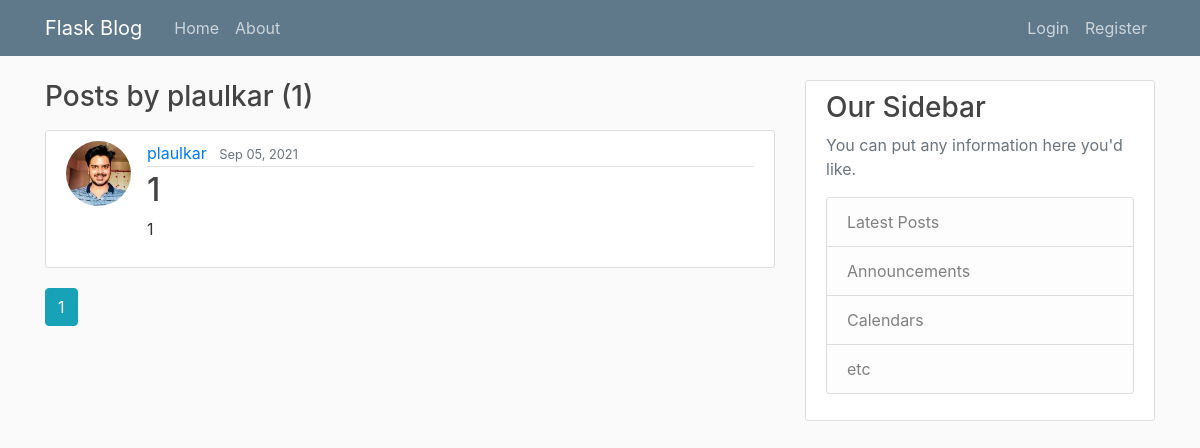
Page /user/plaulkar on the committed database.
### flaskblog/models.py (models this page shows, shortened)
class User(db.Model, UserMixin):
	id = db.Column(db.Integer, primary_key=True);
	username = db.Column(db.String(20), unique=True, nullable=False);
	email = db.Column(db.String(120), unique=True, nullable=False);
	image_file = db.Column(db.String(20), nullable=False, default='default.jpg');
	password = db.Column(db.String(60), nullable=False);
	posts = db.relationship('Post', backref='author', lazy=True);

class Post(db.Model):
	id = db.Column(db.Integer, primary_key=True);
	title = db.Column(db.String(100), nullable=False)
	date_posted = db.Column(db.DateTime, nullable=False, default=datetime.utcnow);
	content = db.Column(db.Text, nullable=False)
	user_id = db.Column(db.Integer, db.ForeignKey('user.id'), nullable=False);

### flaskblog/users/routes.py (the view)
@users.route('/user/<string:username>')
def user_posts(username):
	user = User.query.filter_by(username=username).first_or_404();
	page = request.args.get('page', 1, type=int);
	posts = Post.query.filter_by(author=user).order_by(Post.date_posted.desc()).paginate(page = page, per_page = 3)
	return render_template('user_posts.html', title=user.username, posts=posts, user=user)

### flaskblog/templates/user_posts.html
{% extends "layout.html" %}
{% block content %}
	<h3 class="mb-3">Posts by {{ user.username }} ({{ posts.total }})</h3>
	{% for post in posts.items %}
		<article class="media content-section">
		  <img class="rounded-circle article-img" src="{{ url_for('static', filename='profile_pics/' + post.author.image_file) }}">
		  <div class="media-body">
			<div class="article-metadata">
			  <a class="mr-2" href="{{ url_for('users.user_posts', username=post.author.username) }}">{{ post.author.username }}</a>
			  <small class="text-muted">{{ post.date_posted.strftime('%b %d, %Y') }}</small>
			</div>
			<h2><a class="article-title" href="{{ url_for('posts.post', post_id=post.id) }}">{{ post.title }}</a></h2>
			<p class="article-content">{{ post.content }}</p>
		  </div>
		</article>
	{% endfor %}
	{% for page_num in posts.iter_pages(left_edge=1, right_edge=1, left_current=1, right_current=2) %}
		{% if page_num %}
			{% if posts.page == page_num %}
				<a class="btn btn-info mb-4" href = "{{ url_for('users.user_posts', username=user.username, page=page_num) }}">{{ page_num }}</a>
			{% else %}
				<a class="btn btn-outline-info mb-4" href = "{{ url_for('users.user_posts', username=user.username, page=page_num) }}">{{ page_num }}</a>
			{% endif %}
		{% else %}
			...
		{% endif %}
	{% endfor %}
{% endblock content %}

### flaskblog/templates/layout.html (shortened to what this page needs)
<!DOCTYPE html>
<html>
	<head>
		<link rel="stylesheet" href="https://maxcdn.bootstrapcdn.com/bootstrap/4.0.0/css/bootstrap.min.css">
		<link href="{{ url_for('static', filename='main.css') }}" rel="stylesheet" type="text/css">
	</head>
	<body>
		<header class="site-header">
			<nav class="navbar navbar-expand-md navbar-dark bg-steel fixed-top">
				<div class="container">
				  <a class="navbar-brand mr-4" href="/">Flask Blog</a>
				  <div class="collapse navbar-collapse" id="navbarToggle">
					<div class="navbar-nav mr-auto">
					  <a class="nav-item nav-link" href="{{ url_for('main.home') }}">Home</a>
					  <a class="nav-item nav-link" href="{{ url_for('main.about') }}">About</a>
					</div>
					<div class="navbar-nav">
						{% if current_user.is_authenticated %}
							<a class="nav-item nav-link" href="{{ url_for('users.account') }}">Account</a>
							<a class="nav-item nav-link" href="{{ url_for('posts.new_post') }}">New Post</a>
							<a class="nav-item nav-link" href="{{ url_for('users.logout') }}">Logout</a>
						{% else %}
							<a class="nav-item nav-link" href="{{ url_for('users.login') }}">Login</a>
							<a class="nav-item nav-link" href="{{ url_for('users.register') }}">Register</a>
						{% endif %}
					</div>
				  </div>
				</div>
			</nav>
		</header>
		<main role="main" class="container">
		  <div class="row">
			<div class="col-md-8">
			  {% block content %}{% endblock %}
			</div>
			<div class="col-md-4">
			  <div class="content-section">
				<h3>Our Sidebar</h3>
				<p class='text-muted'>You can put any information here you'd like.
				  <ul class="list-group">
					<li class="list-group-item list-group-item-light">Latest Posts</li>
					<li class="list-group-item list-group-item-light">Announcements</li>
					<li class="list-group-item list-group-item-light">Calendars</li>
					<li class="list-group-item list-group-item-light">etc</li>
				  </ul>
				</p>
			  </div>
			</div>
		  </div>
		</main>
	</body>
</html>

### flaskblog/static/main.css (style rules this page uses)
body { background: #fafafa; color: #333333; margin-top: 5rem; }
h1, h2, h3, h4, h5, h6 { color: #444444; }
.bg-steel { background-color: #5f788a; }
.site-header .navbar-nav .nav-link { color: #cbd5db; }
.content-section { background: #ffffff; padding: 10px 20px; border: 1px solid #dddddd; border-radius: 3px; margin-bottom: 20px; }
.article-title { color: #444444; }
.article-content { white-space: pre-line; }
.article-img { height: 65px; width: 65px; margin-right: 16px; }
.article-metadata { padding-bottom: 1px; margin-bottom: 4px; border-bottom: 1px solid #e3e3e3 }

### rows in the picture
User: username "plaulkar"
Post: image_file (picture), author.username "plaulkar", date_posted "Sep 05, 2021", title "1", content "1"

### other values in the picture
{{ posts.total }} "1"
{{ page_num }} "1"
